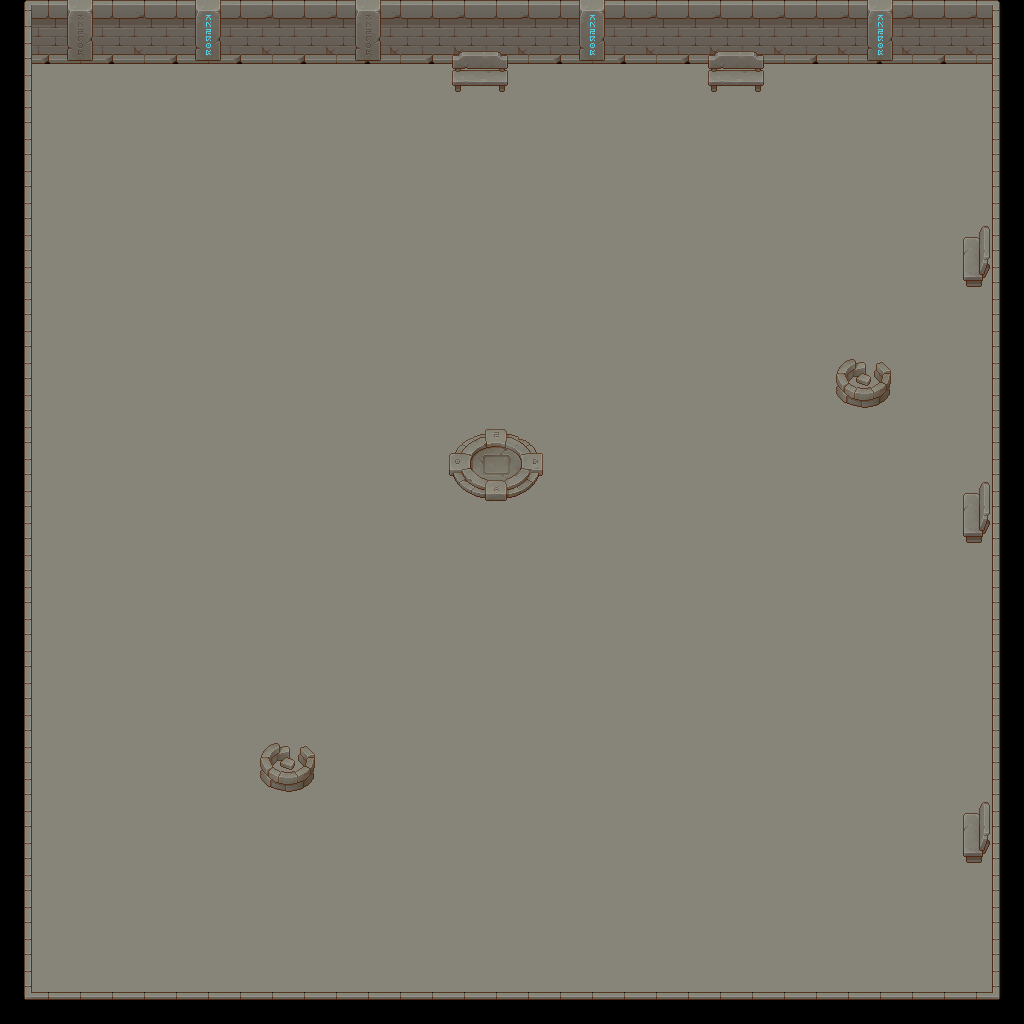

The image is a tile-based game level rendered from a .tmx file. Its description and source (layers, tilesets, objects; grid data summarised) follow:
An orthogonal 32x32 tile map with 32x32 px tiles, 3 tile layers (Слой тайлов 1, Слой тайлов 2, Слой тайлов 3), 3 tilesets.

<map version="1.5" tiledversion="1.7.2" orientation="orthogonal" renderorder="right-down" width="32" height="32" tilewidth="32" tileheight="32" infinite="0" nextlayerid="4" nextobjectid="1">
 <tileset firstgid="1" name="TX Tileset Stone Ground" tilewidth="32" tileheight="32" tilecount="64" columns="8">
  <image source="TX Tileset Stone Ground.png" width="256" height="256" />
 </tileset>
 <tileset firstgid="65" name="TX Tileset Wall" tilewidth="32" tileheight="32" tilecount="256" columns="16">
  <image source="TX Tileset Wall.png" width="512" height="512" />
 </tileset>
 <tileset firstgid="321" name="TX Props" tilewidth="32" tileheight="32" tilecount="256" columns="16">
  <image source="TX Props.png" width="512" height="512" />
 </tileset>
 <layer id="1" name="Слой тайлов 1" width="32" height="32">
  <data>[1024 cells, 1024 non-empty, 12 distinct tile ids]</data>
 </layer>
 <layer id="2" name="Слой тайлов 2" width="32" height="32">
  <data>[1024 cells, 32 non-empty, 12 distinct tile ids]</data>
 </layer>
 <layer id="3" name="Слой тайлов 3" width="32" height="32">
  <data>[1024 cells, 15 non-empty, 11 distinct tile ids]</data>
 </layer>
</map>
